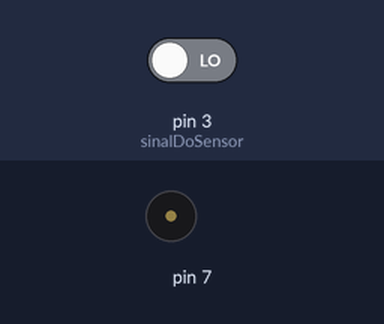
Bench run of a sketch on a simulated Arduino Uno, built with avr-gcc and run on an emulated ATmega328P. Shown: buzzer (waves = sounding). The test bench sets the inputs (shaded band); at power-on: pin 3 (sinalDoSensor) LOW.

Above: at 1.2 s.
1.3 s: pin 3 (sinalDoSensor) driven HIGH
Timing chart, 0 to 8.8 s (numbered marks = the images above; inputs shaded):
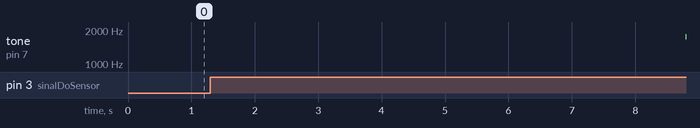

Measured:
- after the input at 1.3 s, tone on pin 7: silent → 1745 Hz after 7.5 s

The sketch:

HC-SR501_Arduino.ino
```cpp
//Recebe o sinal do sensor como entrada
int sinalDoSensor = 3;

void setup() {
//Declara o sinal do sensor como entrada do arduino
  pinMode(sinalDoSensor, INPUT);
}

void loop() {
  while(digitalRead(sinalDoSensor)==HIGH) {
    for(int freq = 500; freq<2000; freq+=1){
//Liga o alarme através da função TONE e altera a frequência
      tone(7,freq);
      delay(6);
    }
  }
  noTone(7);
}
```
